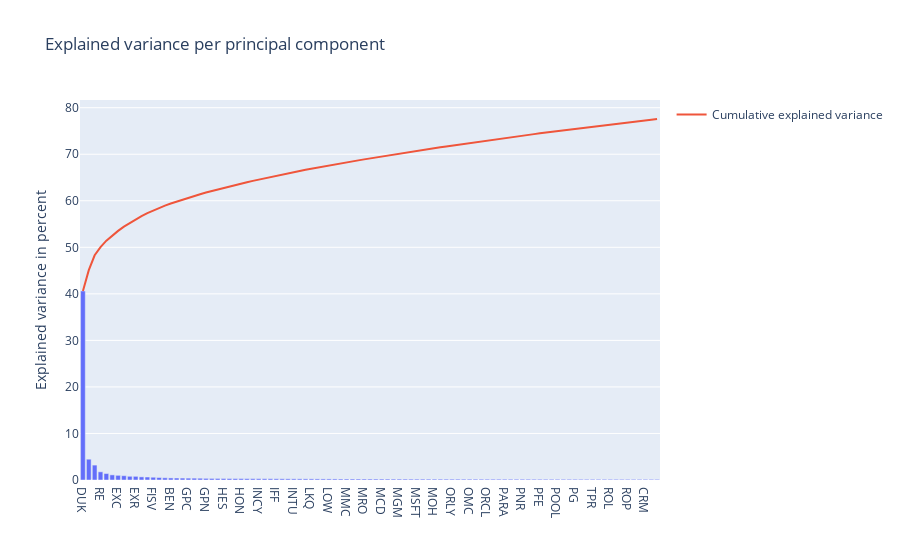

The cell this chart's notebook holds for it:
### Code cell
# Plot the cumulative explain variance against increasing PCS
tot = sum(eig_vals)
var_exp = [(i / tot) * 100 for i in sorted(eig_vals, reverse=True)]
cum_var_exp = np.cumsum(var_exp)

trace1 = Bar(
        x=[df.columns[sorted_idx[i]] for i in range(1, 100)],
        y=var_exp,
        showlegend=False)

trace2 = Scatter(
        x=[df.columns[sorted_idx[i]] for i in range(1, 100)], 
        y=cum_var_exp,
        name='Cumulative explained variance')

data = (trace1, trace2)

layout = Layout(
        yaxis=YAxis(title='Explained variance in percent'),
        title='Explained variance per principal component')

fig = Figure(data=data, layout=layout)

iplot(fig)

### Figure 1 — Plotly figure (JSON) as saved in the notebook; plotly's stock layout.template omitted (floating-point values rounded to 4 significant figures; data arrays with more than 128 entries replaced by an {"elided": "..."} marker saying what was removed)
{"data": [{"showlegend": false, "type": "bar", "x": ["DUK ", "DD ", "DXC ", "RE ", "EVRG ", "ES ", "EXC ", "EXPE ", "EXPD ", "EXR ", "FE ", "FIS ", "FISV ", "FMC ", "FCX ", "BEN ", "FTNT ", "F ", "GPC ", "GILD ", "GL ", "GPN ", "GS ", "HSY ", "HES ", "HOLX ", "HD ", "HON ", "HRL ", "ILMN ", "INCY ", "INTC ", "ICE ", "IFF ", "IP ", "IPG ", "INTU ", "LYV ", "ISRG ", "LKQ ", "LMT ", "L ", "LOW ", "LUMN ", "MKTX ", "MMC ", "MLM ", "MAR ", "MRO ", "MTB ", "MTCH ", "MCD ", "MKC ", "MTD ", "MGM ", "MCHP ", "MU ", "MSFT ", "MAA ", "MHK ", "MOH ", "NVR ", "TAP ", "ORLY ", "OXY ", "ODFL ", "OMC ", "ON ", "OKE ", "ORCL ", "PCAR ", "PKG ", "PARA ", "PH ", "PAYX ", "PNR ", "PEP ", "PKI ", "PFE ", "PXD ", "PNC ", "POOL ", "PPG ", "PPL ", "PG ", "PFG ", "RSG ", "TPR ", "RMD ", "SJM ", "ROL ", "ROK ", "RHI ", "ROP ", "ROST ", "RCL ", "CRM ", "SPGI ", "SNA "], "y": {"elided": "438 float values"}}, {"name": "Cumulative explained variance", "type": "scatter", "x": ["DUK ", "DD ", "DXC ", "RE ", "EVRG ", "ES ", "EXC ", "EXPE ", "EXPD ", "EXR ", "FE ", "FIS ", "FISV ", "FMC ", "FCX ", "BEN ", "FTNT ", "F ", "GPC ", "GILD ", "GL ", "GPN ", "GS ", "HSY ", "HES ", "HOLX ", "HD ", "HON ", "HRL ", "ILMN ", "INCY ", "INTC ", "ICE ", "IFF ", "IP ", "IPG ", "INTU ", "LYV ", "ISRG ", "LKQ ", "LMT ", "L ", "LOW ", "LUMN ", "MKTX ", "MMC ", "MLM ", "MAR ", "MRO ", "MTB ", "MTCH ", "MCD ", "MKC ", "MTD ", "MGM ", "MCHP ", "MU ", "MSFT ", "MAA ", "MHK ", "MOH ", "NVR ", "TAP ", "ORLY ", "OXY ", "ODFL ", "OMC ", "ON ", "OKE ", "ORCL ", "PCAR ", "PKG ", "PARA ", "PH ", "PAYX ", "PNR ", "PEP ", "PKI ", "PFE ", "PXD ", "PNC ", "POOL ", "PPG ", "PPL ", "PG ", "PFG ", "RSG ", "TPR ", "RMD ", "SJM ", "ROL ", "ROK ", "RHI ", "ROP ", "ROST ", "RCL ", "CRM ", "SPGI ", "SNA "], "y": {"elided": "438 float values"}}], "layout": {"title": {"text": "Explained variance per principal component"}, "yaxis": {"title": {"text": "Explained variance in percent"}}}}
